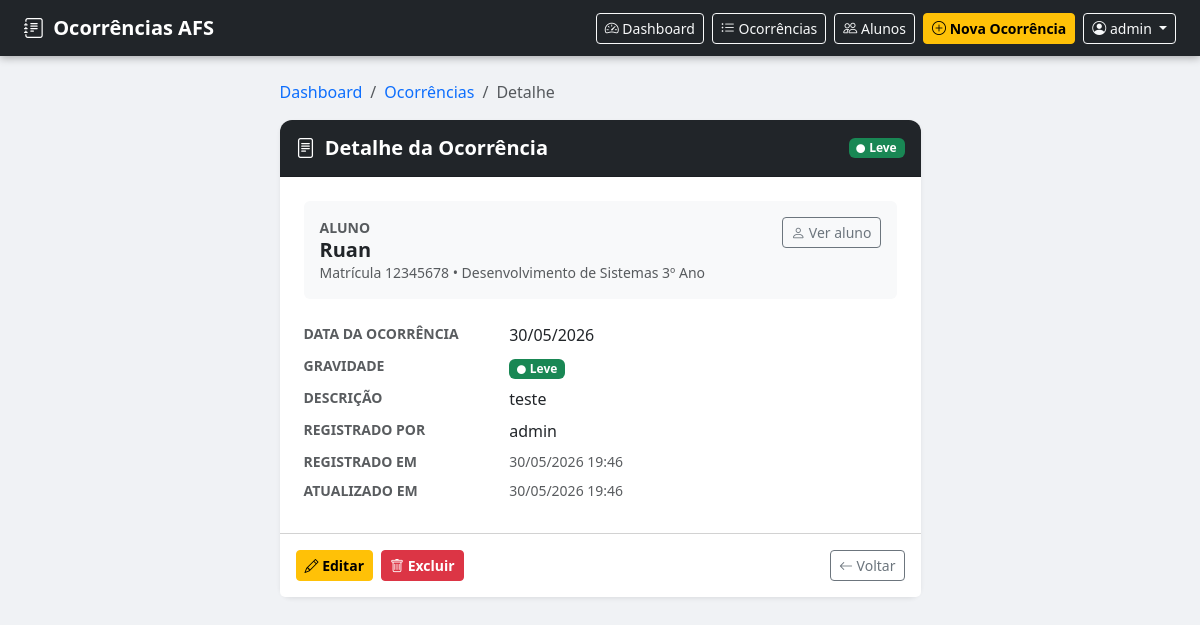
/detalhe/1/ (signed in), run on the app's committed database.
### ocorrencias/models.py (models this page shows, shortened)
class Ocorrencia(models.Model):
    class Gravidade(models.TextChoices):
        LEVE = 'leve', 'Leve'
        MEDIA = 'media', 'Média'
        GRAVE = 'grave', 'Grave'
    aluno = models.ForeignKey(
        Aluno,
        on_delete=models.PROTECT,  # ← PROTECT, não CASCADE
        related_name='ocorrencias'
    )
    registrado_por = models.ForeignKey(
        'auth.User',
        on_delete=models.SET_NULL,
        null=True,
        related_name='ocorrencias_registradas'
    )
    data = models.DateField(db_index=True)
    descricao = models.TextField()
    gravidade = models.CharField(
        max_length=10,
        choices=Gravidade.choices,
        default=Gravidade.LEVE,
        db_index=True,
    )
    criado_em = models.DateTimeField(auto_now_add=True)
    atualizado_em = models.DateTimeField(auto_now=True)
    class Meta:
        ordering     = ['-criado_em']
        verbose_name = 'Ocorrência'
        verbose_name_plural = 'Ocorrências'

class Aluno(models.Model):
    class Curso(models.TextChoices):
        ADMINISTRACAO = 'administracao', 'Administração'
        ENFERMAGEM = 'enfermagem', 'Enfermagem'
        INFORMATICA = 'informatica', 'Informática'
        LOGISTICA = 'logistica', 'Logística'
        DS = 'ds', 'Desenvolvimento de Sistemas'
    ANOS = [(1, '1º Ano'), (2, '2º Ano'), (3, '3º Ano')]
    matricula = models.CharField(max_length=20, unique=True, db_index=True)
    nome = models.CharField(max_length=200, db_index=True)
    curso = models.CharField(max_length=50, choices=Curso.choices, db_index=True)
    ano = models.PositiveSmallIntegerField(choices=ANOS, db_index=True)
    ativo = models.BooleanField(default=True)
    @property
    def turma(self):
        return f'{self.get_curso_display()} {self.get_ano_display()}'
    class Meta:
        ordering     = ['nome']
        verbose_name = 'Aluno'
        verbose_name_plural = 'Alunos'

### ocorrencias/views.py (the view)
# urls.py: path("detalhe/<int:pk>/", views.detalhe, name="detalhe"),
@login_required
def detalhe(request, pk):
    ocorrencia = get_object_or_404(
        Ocorrencia.objects.select_related("aluno", "registrado_por"), pk=pk
    )
    return render(request, "ocorrencias/detalhe.html", {"ocorrencia": ocorrencia})

### ocorrencias/templates/ocorrencias/detalhe.html (shortened to what this page needs)
{% extends 'ocorrencias/base.html' %}
{% block content %}
<div class="row justify-content-center">
  <div class="col-md-8 col-lg-7">
    <nav aria-label="breadcrumb" class="mb-3">
      <ol class="breadcrumb small">
        <li class="breadcrumb-item"><a href="{% url 'dashboard' %}" class="text-decoration-none">Dashboard</a></li>
        <li class="breadcrumb-item"><a href="{% url 'listar' %}" class="text-decoration-none">Ocorrências</a></li>
        <li class="breadcrumb-item active">Detalhe</li>
      </ol>
    </nav>
    <div class="card shadow-sm">
      <div class="card-header bg-dark text-white d-flex justify-content-between align-items-center py-3">
        <h5 class="mb-0 fw-semibold">
          <i class="bi bi-file-text me-1"></i> Detalhe da Ocorrência
        </h5>
        {% include "ocorrencias/partials/gravidade_badge.html" with gravidade=ocorrencia.gravidade %}
      </div>
      <div class="card-body p-4">
        <div class="bg-light rounded p-3 mb-4">
          <div class="d-flex justify-content-between align-items-start">
            <div>
              <p class="mb-0 text-muted small fw-semibold text-uppercase tracking-wide">Aluno</p>
              <h5 class="mb-0 fw-bold">{{ ocorrencia.aluno.nome }}</h5>
              <p class="mb-0 text-muted small">
                Matrícula {{ ocorrencia.aluno.matricula }} &bull; {{ ocorrencia.aluno.turma }}
              </p>
            </div>
            <a href="{% url 'detalhe_aluno' ocorrencia.aluno.pk %}" class="btn btn-sm btn-outline-secondary">
              <i class="bi bi-person"></i> Ver aluno
            </a>
          </div>
        </div>
        <dl class="row mb-0">
          <dt class="col-sm-4 text-muted small fw-semibold text-uppercase">Data da Ocorrência</dt>
          <dd class="col-sm-8">{{ ocorrencia.data|date:"d/m/Y" }}</dd>
          <dt class="col-sm-4 text-muted small fw-semibold text-uppercase">Gravidade</dt>
          <dd class="col-sm-8">
            {% include "ocorrencias/partials/gravidade_badge.html" with gravidade=ocorrencia.gravidade %}
          </dd>
          <dt class="col-sm-4 text-muted small fw-semibold text-uppercase">Descrição</dt>
          <dd class="col-sm-8">{{ ocorrencia.descricao|linebreaksbr }}</dd>
          <dt class="col-sm-4 text-muted small fw-semibold text-uppercase">Registrado por</dt>
          <dd class="col-sm-8">
            {{ ocorrencia.registrado_por.get_full_name|default:ocorrencia.registrado_por.username|default:"—" }}
          </dd>
          <dt class="col-sm-4 text-muted small fw-semibold text-uppercase">Registrado em</dt>
          <dd class="col-sm-8 text-muted small">{{ ocorrencia.criado_em|date:"d/m/Y H:i" }}</dd>
          {% if ocorrencia.atualizado_em != ocorrencia.criado_em %}
          <dt class="col-sm-4 text-muted small fw-semibold text-uppercase">Atualizado em</dt>
          <dd class="col-sm-8 text-muted small">{{ ocorrencia.atualizado_em|date:"d/m/Y H:i" }}</dd>
          {% endif %}
        </dl>
      </div>
      <div class="card-footer bg-white d-flex gap-2 py-3">
        <a href="{% url 'editar' ocorrencia.pk %}" class="btn btn-warning btn-sm fw-semibold">
          <i class="bi bi-pencil"></i> Editar
        </a>
        <a href="{% url 'excluir' ocorrencia.pk %}" class="btn btn-danger btn-sm fw-semibold">
          <i class="bi bi-trash"></i> Excluir
        </a>
        <a href="{% url 'listar' %}" class="btn btn-outline-secondary btn-sm ms-auto">
          <i class="bi bi-arrow-left"></i> Voltar
        </a>
      </div>
    </div>
  </div>
</div>
{% endblock %}

### ocorrencias/templates/ocorrencias/base.html (shortened to what this page needs)
<!doctype html>
<html lang="pt-br">
  <head>
    <link href="https://cdn.jsdelivr.net/npm/bootstrap@5.3.0/dist/css/bootstrap.min.css" rel="stylesheet" />
    <link href="https://cdn.jsdelivr.net/npm/bootstrap-icons@1.10.5/font/bootstrap-icons.css" rel="stylesheet" />
  </head>
  <body>
    <nav class="navbar navbar-dark bg-dark px-4">
      <a class="navbar-brand fw-bold fs-5" href="{% url 'dashboard' %}">
        <i class="bi bi-journal-text me-1"></i> Ocorrências AFS
      </a>
      <div class="d-flex align-items-center gap-2 flex-wrap">
        <a href="{% url 'dashboard' %}" class="btn btn-outline-light btn-sm">
          <i class="bi bi-speedometer2"></i> Dashboard
        </a>
        <a href="{% url 'listar' %}" class="btn btn-outline-light btn-sm">
          <i class="bi bi-list-ul"></i> Ocorrências
        </a>
        <a href="{% url 'listar_alunos' %}" class="btn btn-outline-light btn-sm">
          <i class="bi bi-people"></i> Alunos
        </a>
        <a href="{% url 'cadastrar' %}" class="btn btn-warning btn-sm fw-semibold">
          <i class="bi bi-plus-circle"></i> Nova Ocorrência
        </a>
        {% if user.is_authenticated %}
        <div class="dropdown">
          <button class="btn btn-outline-light btn-sm dropdown-toggle" type="button" data-bs-toggle="dropdown">
            <i class="bi bi-person-circle"></i>
            {{ user.get_full_name|default:user.username }}
          </button>
        </div>
        {% endif %}
      </div>
    </nav>
    <div class="container mt-4 pb-5">
      {% block content %}{% endblock %}
    </div>
  </body>
</html>

### ocorrencias/templates/ocorrencias/base.html (style rules this page uses)
body { background-color: #f0f2f5; }
.navbar { box-shadow: 0 2px 8px rgba(0,0,0,.3); }
.card { border: none; border-radius: .75rem; }
.card-header { border-radius: .75rem .75rem 0 0 !important; }

### data on the page
Ocorrencia: aluno.nome "Ruan", aluno.matricula "12345678", aluno.turma "Desenvolvimento de Sistemas 3º Ano", data "30/05/2026", descricao "teste", registrado_por.get_full_name "admin", criado_em "30/05/2026 19:46", atualizado_em "30/05/2026 19:46"

### other printed values
{{ user.get_full_name|default:user.username }} "admin"
